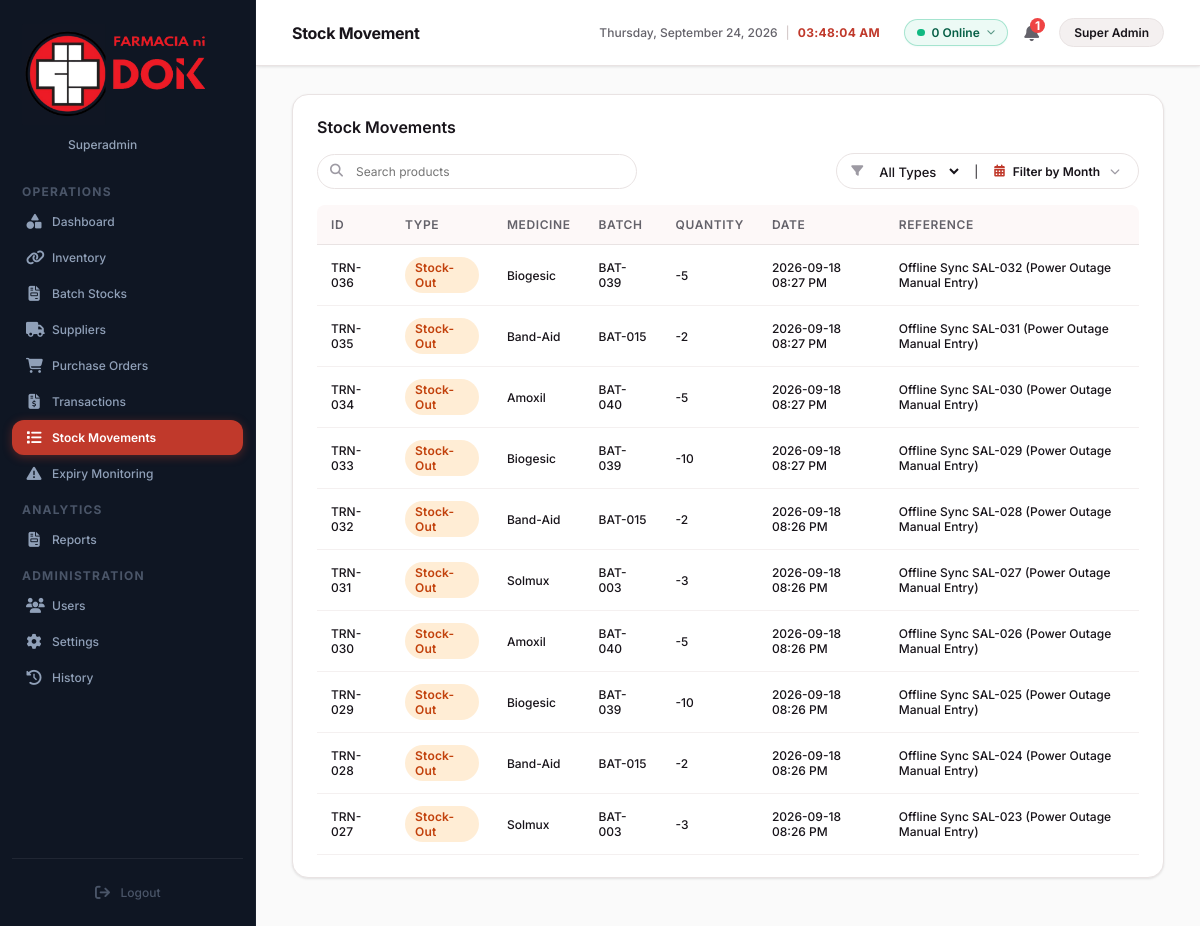
The app's page /stock_movements (signed in) with its own data.
### tables this page shows
CREATE TABLE stock_movements (
            id TEXT PRIMARY KEY,
            type TEXT NOT NULL,
            medicine_id TEXT NOT NULL,
            batch_id TEXT NOT NULL,
            quantity INTEGER NOT NULL,
            movement_date TEXT NOT NULL,
            reference TEXT NOT NULL,
            FOREIGN KEY (medicine_id) REFERENCES inventory (id),
            FOREIGN KEY (batch_id) REFERENCES batches (id)
        );

CREATE TABLE inventory (
            id TEXT PRIMARY KEY,
            generic TEXT,
            brand TEXT NOT NULL,
            category TEXT NOT NULL,
            stock INTEGER NOT NULL,
            reorder_point INTEGER NOT NULL,
            status TEXT NOT NULL,
            product_name TEXT NOT NULL,
            description TEXT NOT NULL,
            unit_of_measure TEXT NOT NULL,
            purchase_price REAL NOT NULL,
            supplier TEXT NOT NULL,
            archived_at TEXT DEFAULT NULL,
            deleted_at TEXT DEFAULT NULL
        );

### app.py (the view)
@app.route('/stock_movements')
def stock_movements():
    if not has_permission('movements_view'):
        flash('Access denied. You do not have permission to access Stock Movements.', 'warning')
        return redirect(url_for('dashboard'))
    conn = get_db_connection()
    items = conn.execute('''
        SELECT sm.id, sm.type, i.brand as medicine, sm.batch_id as batch, sm.quantity, sm.movement_date as date, sm.reference, i.category
        FROM stock_movements sm
        JOIN inventory i ON sm.medicine_id = i.id
        ORDER BY sm.id DESC
    ''').fetchall()
    conn.close()
    return render_template('stock_movements.html', items=items, active_page='stock_movements')

### app.py (called while the page is built, shortened)
def has_permission(perm_key):
    role = session.get('role', '')
    if role in ['Superadmin', 'Owner / Pharmacist'] or 'Super' in role or 'Owner' in role:
        return True

def get_local_ip():
    try:
        s = socket.socket(socket.AF_INET, socket.SOCK_DGRAM)
        s.connect(('8.8.8.8', 80))
        ip = s.getsockname()[0]
        s.close()
        return ip
    except Exception:
        return '127.0.0.1'

@app.context_processor
def inject_system_info():
    return {'local_ip': get_local_ip()}

@app.before_request
def require_login():
    allowed_routes = ['login', 'static', 'forgot_password', 'send_otp', 'verify_otp']
    if request.endpoint not in allowed_routes and 'user_id' not in session:
        return redirect(url_for('login'))

### database.py (called while the page is built)
def get_db_path():
    if getattr(sys, 'frozen', False):
        base_dir = os.path.dirname(sys.executable)
    else:
        base_dir = os.path.dirname(os.path.abspath(__file__))
    return os.path.join(base_dir, 'farmacia.db')

def get_db_connection():
    conn = sqlite3.connect(get_db_path())
    conn.row_factory = sqlite3.Row
    return conn

### templates/stock_movements.html (shortened to what this page needs)
{% extends 'base.html' %}
{% block title %}Stock Movement{% endblock %}
{% block content %}
<div class="panel">
    <div class="panel-header" style="display: flex; flex-direction: column; gap: 16px; align-items: stretch;">
        <div style="display: flex; justify-content: space-between; align-items: center;">
            <h3 style="margin: 0;">Stock Movements</h3>
        </div>
        <div style="display: flex; gap: 12px; align-items: center; justify-content: space-between; width: 100%;">
            <div class="search-input" style="margin-bottom: 0; max-width: 320px;">
                <i class="fa-solid fa-magnifying-glass"></i>
                <input type="text" id="search-input" placeholder="Search products" onkeyup="filterTable()">
            </div>
            <div class="filter-container">
                <i class="fa-solid fa-filter"></i>
                <select id="filter-type" class="filter-select" onchange="filterTable()">
                    <option value="">All Types</option>
                </select>
                <span style="color: var(--border-light); font-size: 14px; user-select: none; margin: 0 4px;">|</span>
                <div class="cal-filter-wrapper" id="stock-cal-filter"></div>
            </div>
        </div>
    </div>
    <table>
        <thead>
            <tr>
                <th>ID</th>
                <th>Type</th>
                <th>Medicine</th>
                <th>Batch</th>
                <th>Quantity</th>
                <th>Date</th>
                <th>Reference</th>
            </tr>
        </thead>
        <tbody>
            {% for item in items %}
            <tr data-type="{{ item.type }}" data-medicine="{{ item.medicine | lower }}" data-batch="{{ item.batch | lower }}" data-reference="{{ item.reference | lower }}" data-category="{{ item.category | lower }}" data-date="{{ item.date }}">
                <td>{{ item.id }}</td>
                <td>
                    <span class="status-badge {% if item.type == 'Stock-In' %}badge-stock-in{% else %}badge-stock-out{% endif %}">
                        {{ item.type }}
                    </span>
                </td>
                <td>{{ item.medicine }}</td>
                <td>{{ item.batch }}</td>
                <td>{{ item.quantity }}</td>
                <td>{{ item.date }}</td>
                <td>{{ item.reference }}</td>
            </tr>
            {% endfor %}
        </tbody>
    </table>
</div>
{% endblock %}

### static/css/style.css (style rules this page uses)
:root { --accent: #c0392b; --accent-hover: #a93226; --accent-light: rgba(192, 57, 43, 0.09); --accent-muted: rgba(192, 57, 43, 0.16); --bg: #fafafa; --bg-soft: #f4f0f0; --card-bg: #ffffff; --surface: #fdf8f8; --sidebar-bg: #0f1623; --sidebar-w: 256px; --text: #18141a; --text-secondary: #64626a; --text-muted: #9d9aa3; --border: #e9e3e3; --border-strong: #d6cccc; --shadow-sm: 0 1px 3px rgba(20,16,16,0.07), 0 1px 2px rgba(20,16,16,0.04); --shadow-md: 0 4px 12px rgba(20,16,16,0.09), 0 2px 4px rgba(20,16,16,0.05); --shadow-lg: 0 12px 32px rgba(20,16,16,0.11), 0 4px 8px rgba(20,16,16,0.06); --badge-lowstock-bg: rgba(220, 38, 38, 0.10); --badge-lowstock-txt: #b91c1c; --badge-nearexpiry-bg: rgba(217, 119, 6, 0.11); --badge-nearexpiry-txt: #92400e; --badge-good-bg: rgba(16, 185, 129, 0.10); --badge-good-txt: #065f46; --badge-nostock-bg: rgba(185, 28, 28, 0.10); --badge-nostock-txt: #991b1b; --radius-sm: 8px; --radius-md: 12px; --radius-lg: 16px; --radius-xl: 20px; --radius-full: 9999px; }
* { margin: 0; padding: 0; box-sizing: border-box; }
body { font-family: 'Inter', system-ui, sans-serif; background: var(--bg); color: var(--text); -webkit-font-smoothing: antialiased; -moz-osx-font-smoothing: grayscale; }
.panel { background: var(--card-bg); border-radius: var(--radius-lg); border: 1px solid var(--border); padding: 22px 24px; box-shadow: var(--shadow-sm); margin-bottom: 20px; }
table { width: 100%; border-collapse: collapse; }
th, td { padding: 12px 14px; text-align: left; font-size: 13px; }
th { color: var(--text-secondary); font-weight: 600; text-transform: uppercase; font-size: 10.5px; letter-spacing: 0.6px; border-bottom: 1.5px solid var(--border); background: var(--surface); }
th:first-child { border-radius: var(--radius-sm) 0 0 0; }
th:last-child { border-radius: 0 var(--radius-sm) 0 0; }
td { color: var(--text); font-weight: 500; border-bottom: 1px solid var(--bg-soft); }
tbody tr { transition: background-color 0.14s; }
.status-badge { padding: 3px 10px; border-radius: var(--radius-full); font-size: 11.5px; font-weight: 600; display: inline-block; letter-spacing: 0.2px; }
.search-input { position: relative; max-width: 300px; width: 100%; }
.search-input input { padding: 9px 14px 9px 38px; width: 100%; border-radius: var(--radius-full); border: 1.5px solid var(--border); outline: none; background: var(--card-bg); font-family: inherit; font-size: 13px; color: var(--text); transition: border-color 0.18s; }
.search-input i { position: absolute; left: 13px; top: 10px; color: var(--text-muted); font-size: 13px; }
.panel-header { display: flex; justify-content: space-between; align-items: center; margin-bottom: 16px; }
.panel-header h3 { font-size: 15px; font-weight: 600; color: var(--text); }
.filter-container { display: flex; align-items: center; gap: 8px; background: var(--card-bg); border: 1.5px solid var(--border); border-radius: var(--radius-full); padding: 3px 14px; min-height: 36px; transition: border-color 0.18s; }
.filter-container i { color: var(--text-muted); font-size: 12px; flex-shrink: 0; }
.filter-select, .filter-input-date { border: none !important; background: transparent !important; color: var(--text) !important; font-size: 13px !important; font-weight: 500 !important; padding: 3px 4px !important; outline: none !important; cursor: pointer; font-family: inherit; }
.cal-filter-wrapper { position: relative; display: inline-block; }

### records on screen
stock_movements: id "TRN-036", type "Stock-Out", medicine "Biogesic", batch "BAT-039", quantity "-5", date "2026-09-18 08:27 PM", reference "Offline Sync SAL-032 (Power Outage Manual Entry)"
stock_movements: id "TRN-035", type "Stock-Out", medicine "Band-Aid", batch "BAT-015", quantity "-2", date "2026-09-18 08:27 PM", reference "Offline Sync SAL-031 (Power Outage Manual Entry)"
stock_movements: id "TRN-034", type "Stock-Out", medicine "Amoxil", batch "BAT-040", quantity "-5", date "2026-09-18 08:27 PM", reference "Offline Sync SAL-030 (Power Outage Manual Entry)"
stock_movements: id "TRN-033", type "Stock-Out", medicine "Biogesic", batch "BAT-039", quantity "-10", date "2026-09-18 08:27 PM", reference "Offline Sync SAL-029 (Power Outage Manual Entry)"
stock_movements: id "TRN-032", type "Stock-Out", medicine "Band-Aid", batch "BAT-015", quantity "-2", date "2026-09-18 08:26 PM", reference "Offline Sync SAL-028 (Power Outage Manual Entry)"
stock_movements: id "TRN-031", type "Stock-Out", medicine "Solmux", batch "BAT-003", quantity "-3", date "2026-09-18 08:26 PM", reference "Offline Sync SAL-027 (Power Outage Manual Entry)"
stock_movements: id "TRN-030", type "Stock-Out", medicine "Amoxil", batch "BAT-040", quantity "-5", date "2026-09-18 08:26 PM", reference "Offline Sync SAL-026 (Power Outage Manual Entry)"
stock_movements: id "TRN-029", type "Stock-Out", medicine "Biogesic", batch "BAT-039", quantity "-10", date "2026-09-18 08:26 PM", reference "Offline Sync SAL-025 (Power Outage Manual Entry)"
stock_movements: id "TRN-028", type "Stock-Out", medicine "Band-Aid", batch "BAT-015", quantity "-2", date "2026-09-18 08:26 PM", reference "Offline Sync SAL-024 (Power Outage Manual Entry)"
stock_movements: id "TRN-027", type "Stock-Out", medicine "Solmux", batch "BAT-003", quantity "-3", date "2026-09-18 08:26 PM", reference "Offline Sync SAL-023 (Power Outage Manual Entry)"

### other values on screen
{{ session.get('role', 'Owner / Pharmacist') }} "Superadmin"
{{ app_unseen_count }} "1"
{{ session.get('name', session.get('role', 'User')) }} "Super Admin"
